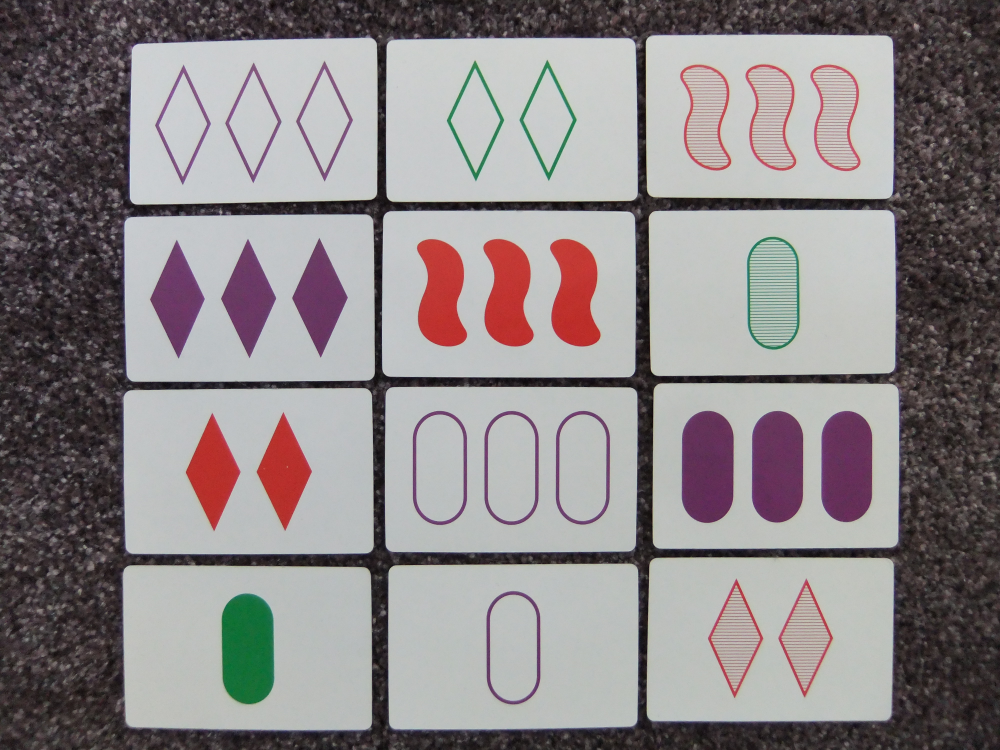
#> input picture set.jpg, 4000 x 3000 px (shown at 1/4 size)
$ python set_detector.py
#> lines starting #> are read from the running program, lines starting #| are printed output that depends on the picture; after the words box and inside, x2 and y2 are one past the last pixel; in counts of white or black regions, pixels touching at a corner belong together
import cv2
import imutils


def is_contour_bad_large(c):
    # approximate the contour
    peri = cv2.arcLength(c, True)
    approx = cv2.approxPolyDP(c, 0.02 * peri, True)
    area = cv2.contourArea(c)
    #if(len(approx) == 4):
        #print("rect\n",approx,area)
    # the contour is 'bad' if it is not a rectangle
    return (area > 20000)

def is_contour_bad_small(c):
    # approximate the contour
    peri = cv2.arcLength(c, True)
    approx = cv2.approxPolyDP(c, 0.02 * peri, True)
    area = cv2.contourArea(c)
    #if(len(approx) == 4):
        #print("rect\n",approx,area)
    # the contour is 'bad' if it is not a rectangle
    return (area < 20000)


image = cv2.imread('./set.jpg')
#> image is the input picture: shape (3000, 4000, 3); mean B, G, R 135.3, 134.1, 140.3

image = imutils.resize(image, width=1000)
#> image: shape (750, 1000, 3)
cv2.imshow("go", image)
gray = cv2.cvtColor(image, cv2.COLOR_BGR2GRAY)
gray = cv2.GaussianBlur(gray, (5, 5), 0)
ret, mask = cv2.threshold(gray, 170, 255, cv2.THRESH_BINARY)
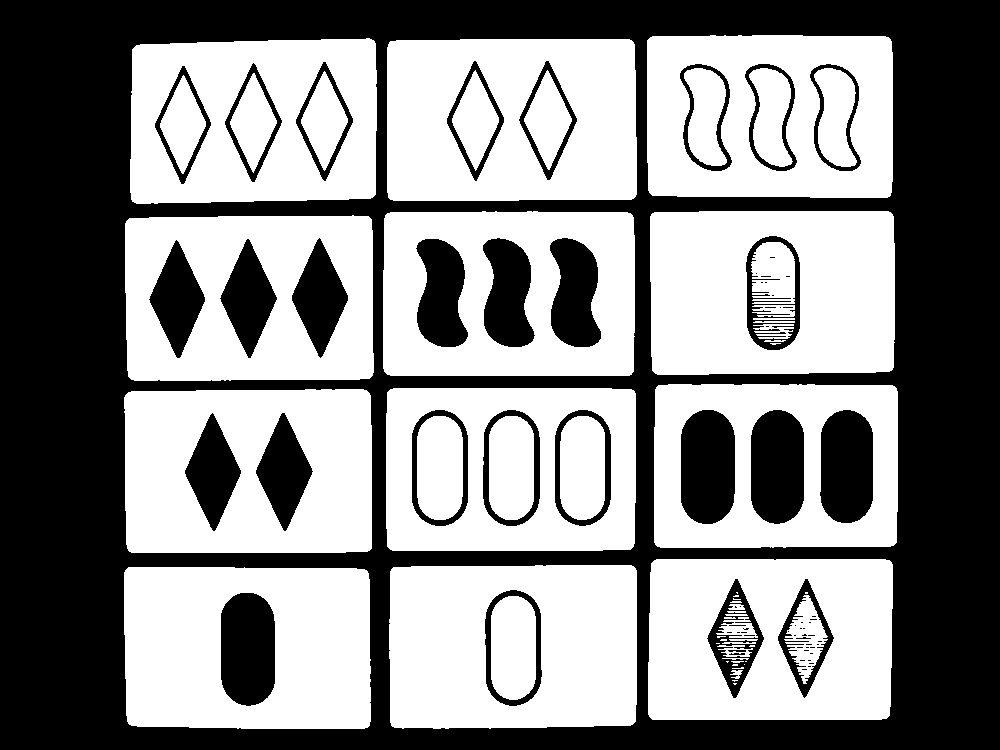
#> mask: shape (750, 1000); 54.2% white; 74 black regions (44 under 20 px), largest, box (x1, y1, x2, y2) and area: (0, 0, 1000, 750) 271053, (681, 410, 735, 524) 5485, (221, 593, 275, 706) 5436
edged = cv2.Canny(gray, 50, 100)
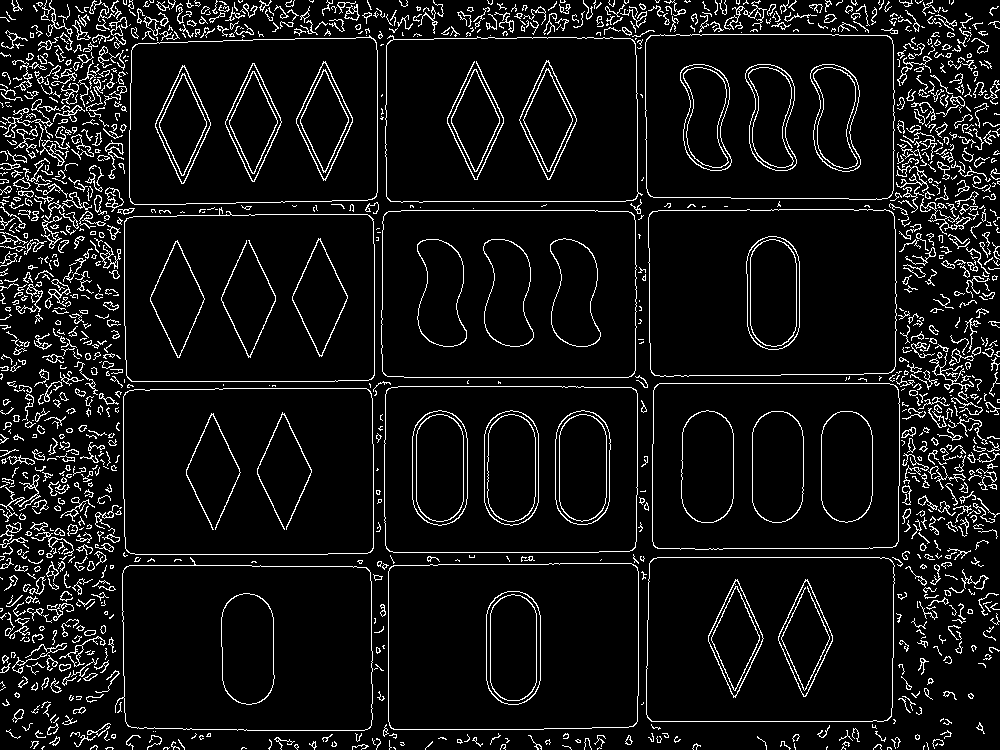
#> edged: shape (750, 1000); 7.7% white in thin lines or dots
cnts = cv2.findContours(edged.copy(), cv2.RETR_LIST, cv2.CHAIN_APPROX_SIMPLE)
#> cnts = 1810 contours, 1364 with area under 20; largest, box (x1, y1, x2, y2) and area: (381, 210, 637, 378) 42164, (381, 210, 637, 378) 42152, (384, 386, 638, 553) 41678, (384, 386, 638, 553) 41666, (124, 207, 375, 382) 41378
cnts = imutils.grab_contours(cnts)
for c in cnts:
    # if the contour is bad, draw it on the mask
    if is_contour_bad_large(c):
        cv2.drawContours(mask, [c], -1, (255, 255, 255), -1)
#> this loop made 1810 passes
#> (peri in is_contour_bad_large, area in is_contour_bad_large) on passes 47, 55, 56: (21.56, 23.5), (24.97, 29), (36.04, 34.5)
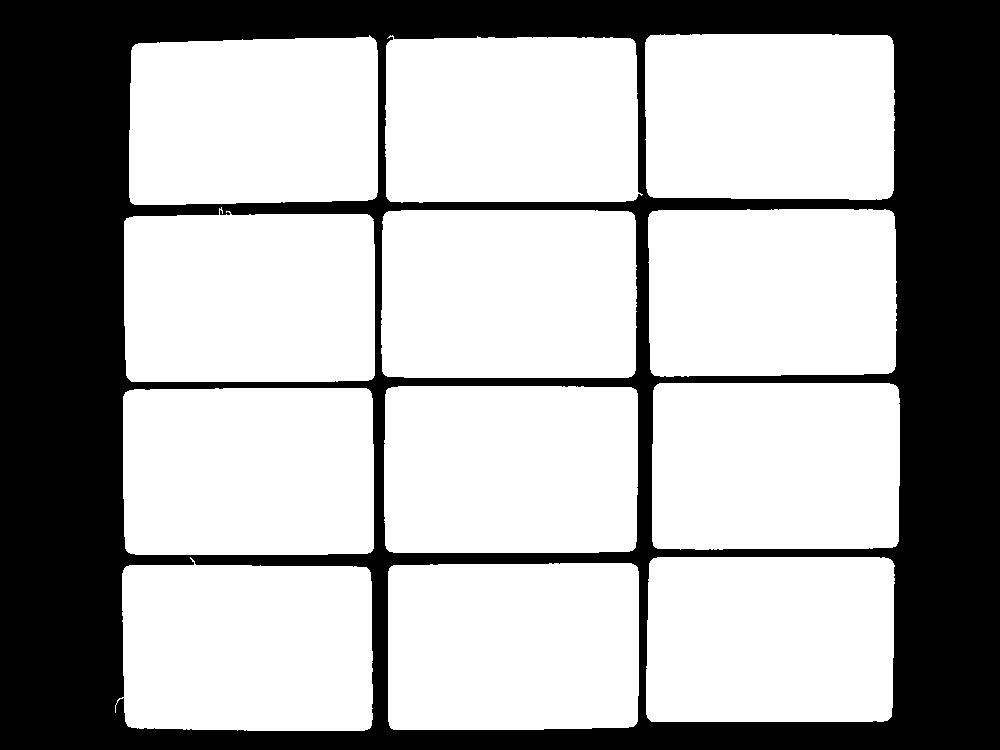
#> mask: shape (750, 1000); 66.1% white; 1 black region, box (x1, y1, x2, y2) and area: (0, 0, 1000, 750) 254569
edged = cv2.Canny(mask, 50, 100)
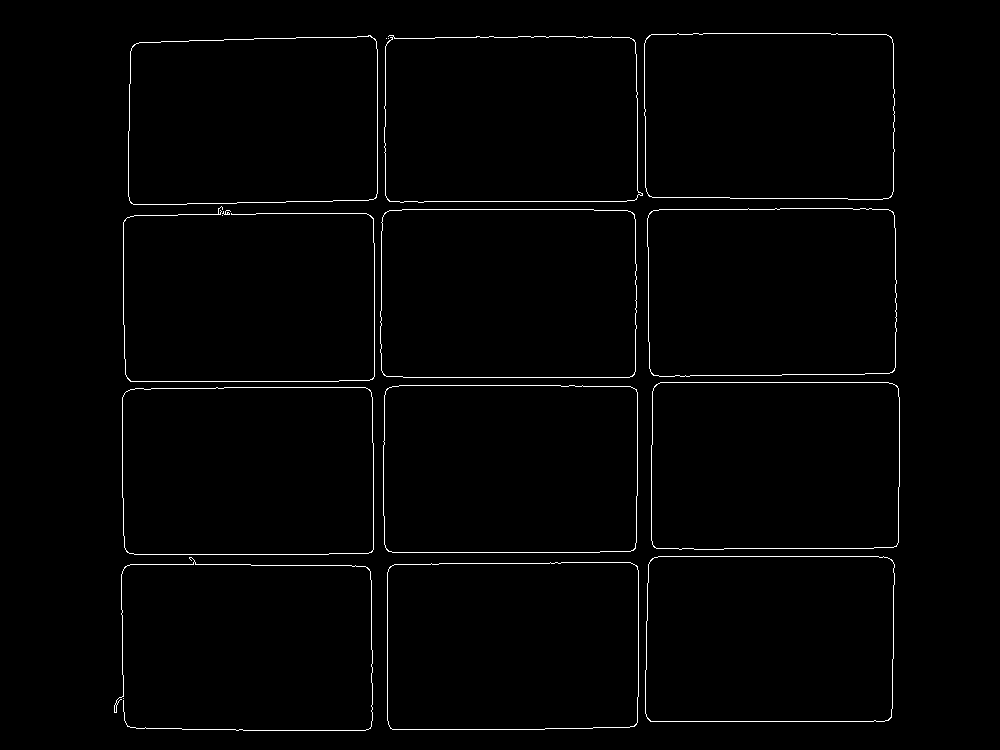
#> edged: shape (750, 1000); 1.3% white in thin lines or dots, all inside (x1, y1, x2, y2) = (114, 33, 900, 731)
cnts = cv2.findContours(edged.copy(), cv2.RETR_LIST, cv2.CHAIN_APPROX_SIMPLE)
#> cnts = 30 contours, 9 with area under 20; largest, box (x1, y1, x2, y2) and area: (380, 209, 637, 378) 42576, (380, 209, 637, 378) 42568, (383, 385, 638, 553) 42074, (383, 385, 638, 553) 42067, (122, 387, 374, 555) 41548
cnts = imutils.grab_contours(cnts)
for c in cnts:
    # if the contour is bad, draw it on the mask
    if is_contour_bad_small(c):
        cv2.drawContours(mask, [c], -1, (255, 255, 255), -1)
#> this loop made 30 passes
#> (peri in is_contour_bad_small, approx in is_contour_bad_small, area in is_contour_bad_small) on passes 4, 5, 6, 8, 9, 10, 11, 12, 13, 14: (822.7, [[637, 567], [633, 726], [389, 726], [392, 565]], 41450.5), (825, [[637, 566], [390, 566], [390, 728], [634, 726]], 41456.5), (812.3, [[649, 562], [889, 558], [891, 716], [651, 721]], 40564.5), (814.7, [[650, 560], [650, 721], [891, 717], [891, 559]], 40575.5), (821.3, [[124, 393], [367, 388], [373, 549], [129, 553]], 41544), (823, [[124, 393], [127, 552], [372, 551], [369, 389]], 41548.5), (828.1, [[385, 391], [634, 388], [635, 547], [389, 551]], 42067), (830.4, [[386, 389], [388, 551], [635, 548], [636, 389]], 42074), (814.4, [[653, 388], [894, 384], [897, 544], [656, 548]], 40962), (816.8, [[654, 386], [654, 547], [896, 546], [896, 385]], 40968)
#> (peri in is_contour_bad_small, area in is_contour_bad_small) on pass 7: (1725, 26)
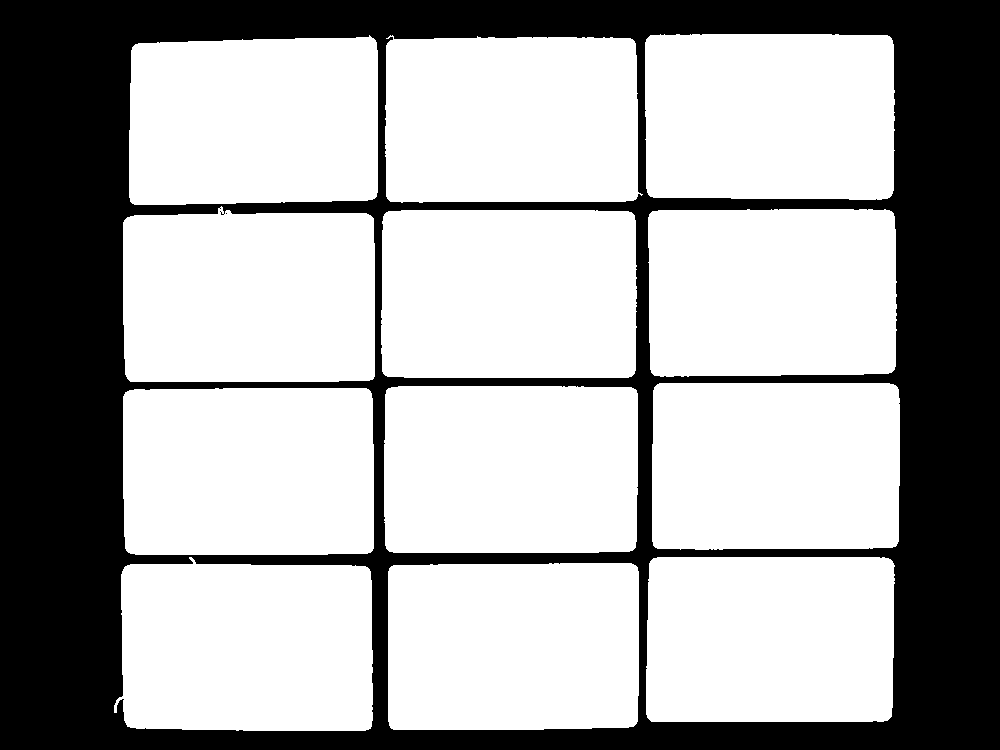
#> mask: shape (750, 1000); 66.2% white; 2 black regions (1 under 20 px), largest, box (x1, y1, x2, y2) and area: (0, 0, 1000, 750) 253679

edged = cv2.Canny(mask, 50, 100)
#> edged: shape (750, 1000); 1.3% white in thin lines or dots, all inside (x1, y1, x2, y2) = (113, 33, 900, 731)
cnts = cv2.findContours(edged.copy(), cv2.RETR_LIST, cv2.CHAIN_APPROX_SIMPLE)
#> cnts = 27 contours, 5 with area under 20; largest, box (x1, y1, x2, y2) and area: (380, 209, 637, 378) 42576, (380, 209, 637, 378) 42568, (122, 206, 375, 382) 42232, (122, 206, 375, 382) 42220, (383, 385, 638, 553) 42074
cnts = imutils.grab_contours(cnts)
cv2.imshow('Masked2', mask)
# if the contour is bad, draw it on the mask


mask = cv2.GaussianBlur(mask, (5, 5), 0)
res = cv2.bitwise_and(image, image, mask=mask)
for c in cnts:
    if(cv2.contourArea(c) < 20000):
        cv2.imshow('Masked3', res)
        cv2.drawContours(res, [c], -1, (0, 0, 255), 2)
        print(cv2.contourArea(c))
#> this loop made 27 passes
#> c on passes 13 to 15: [[222, 215], [223, 215]], [[227, 212], [227, 213], [226, 214], [227, 214]], [[220, 212], [220, 214]]
#| 4.0
#| 8.0
#| 0.0
#| 0.5
#| 0.0
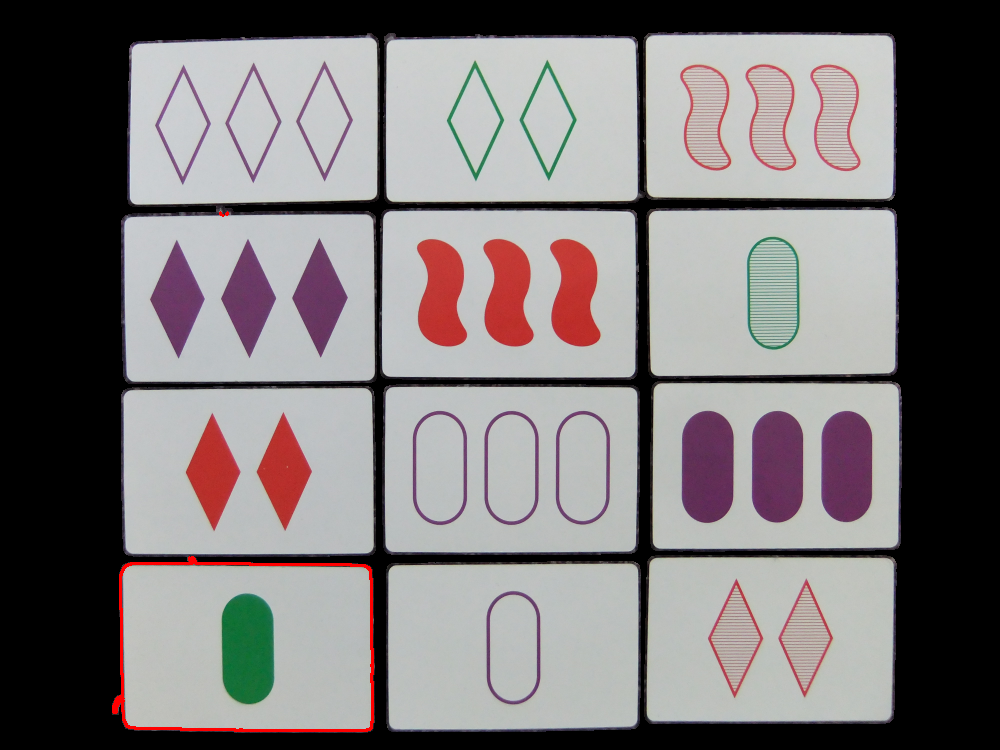
#> res: shape (750, 1000, 3); mean B, G, R 118.8, 118.2, 122.8


cv2.imshow('Masked3', res)
#save the folling outputs
cv2.waitKey(0)
cv2.destroyAllWindows()
